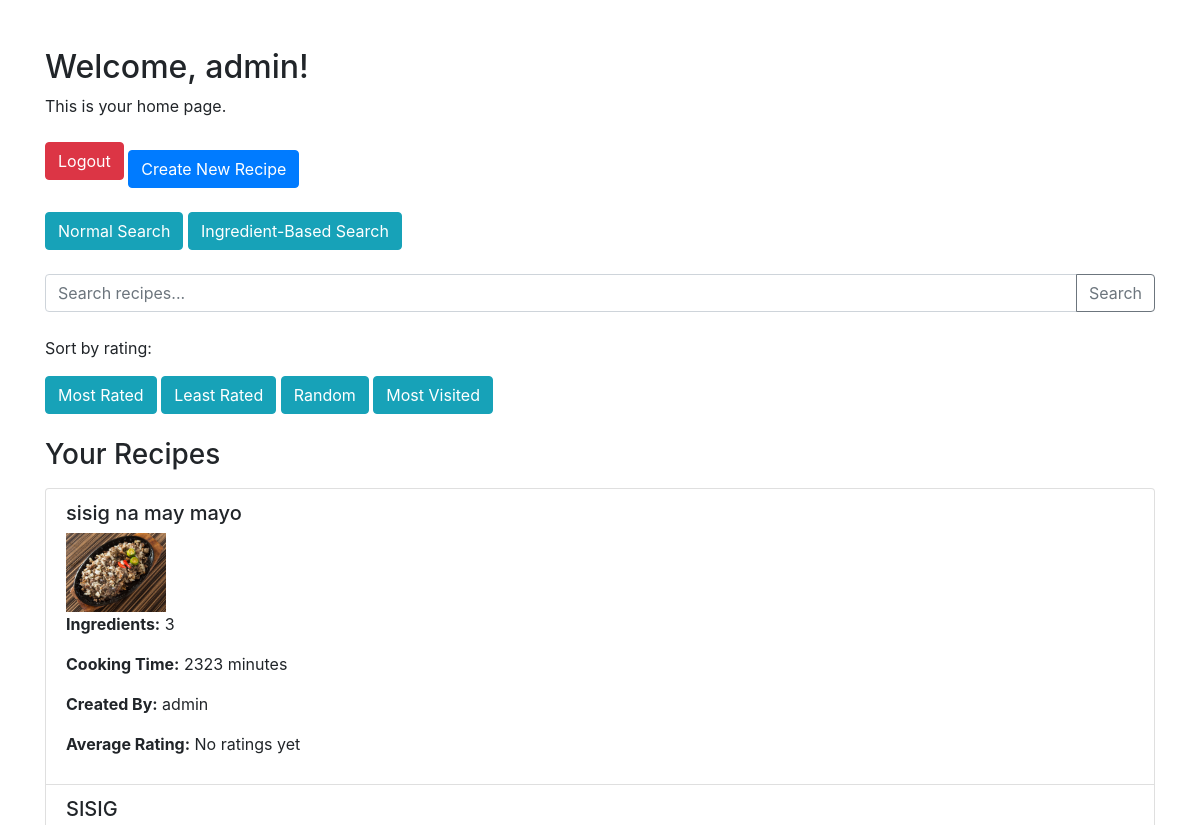
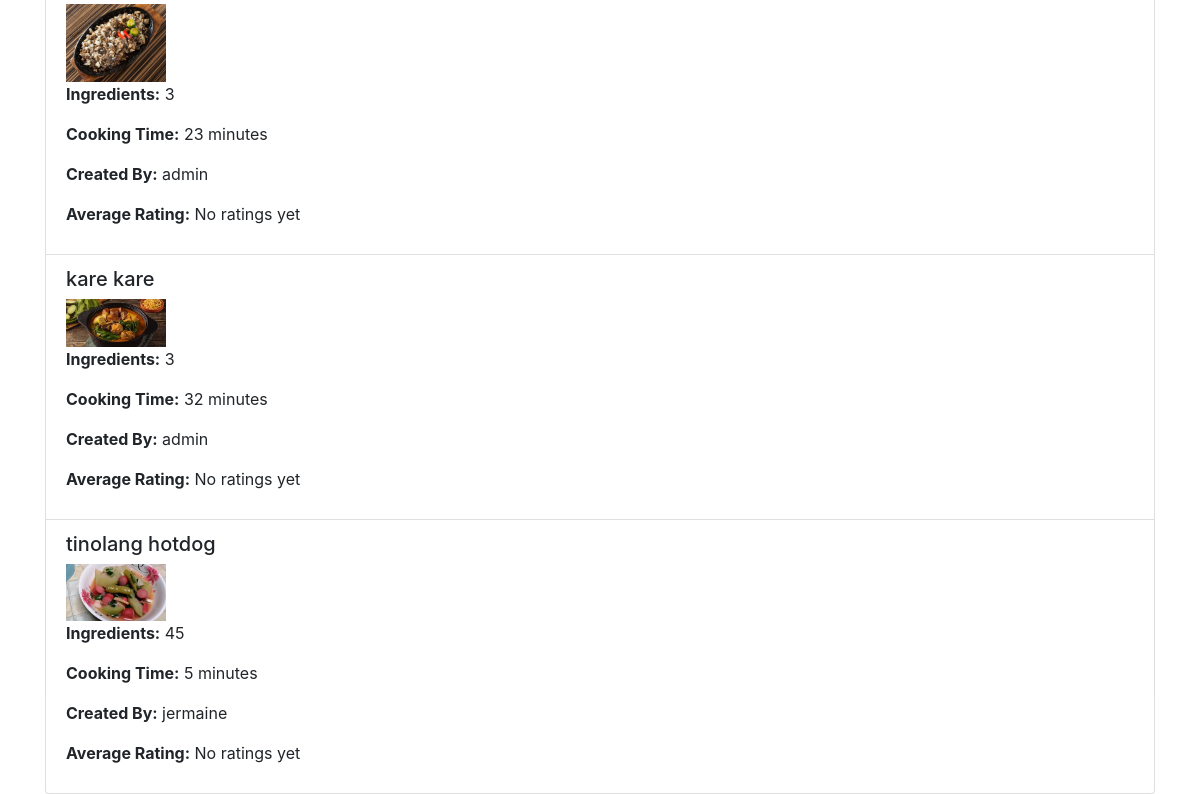
/home/?order=highest (signed in), run on an earlier commit of the app's database (2 pictures, top to bottom).
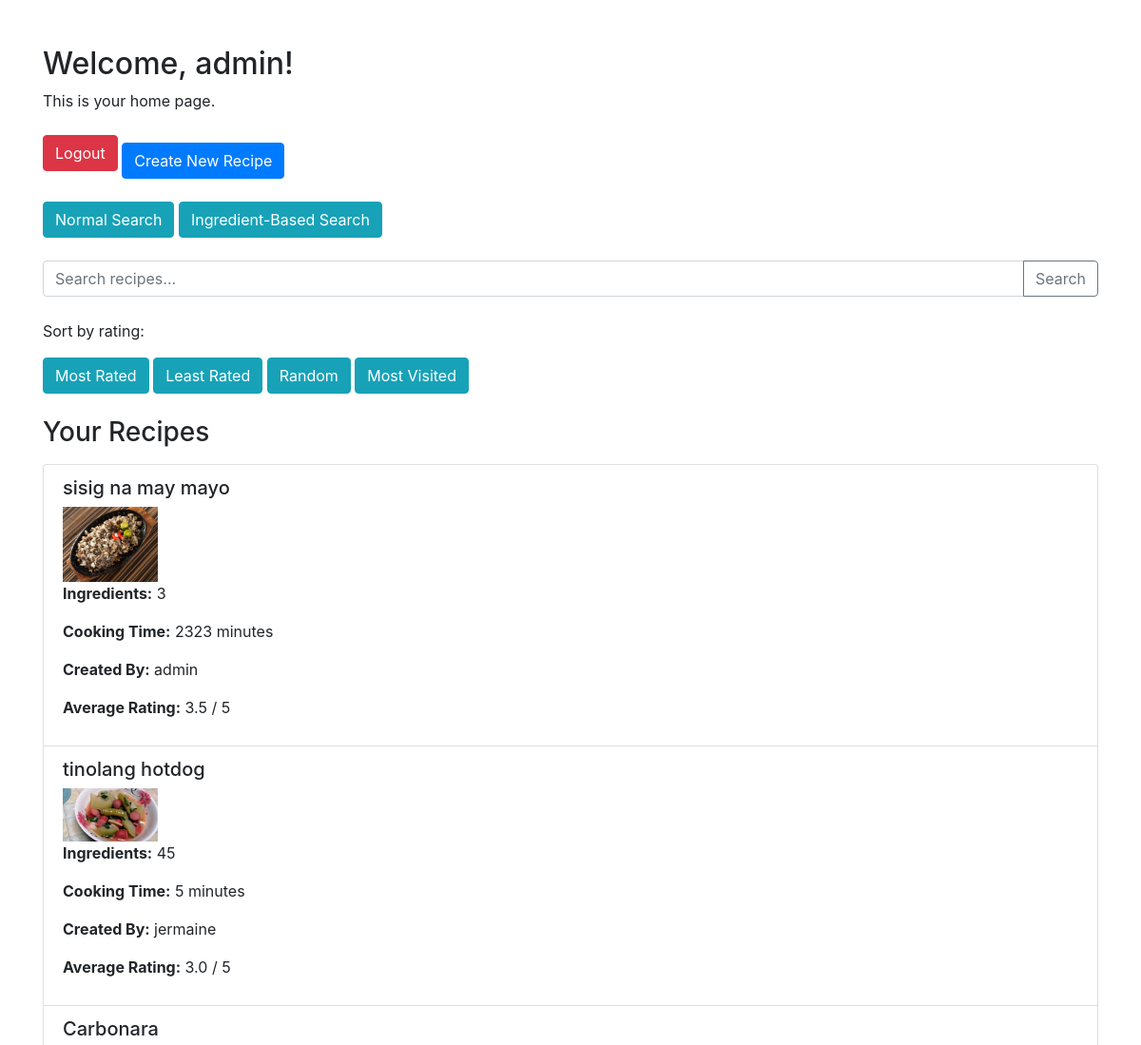
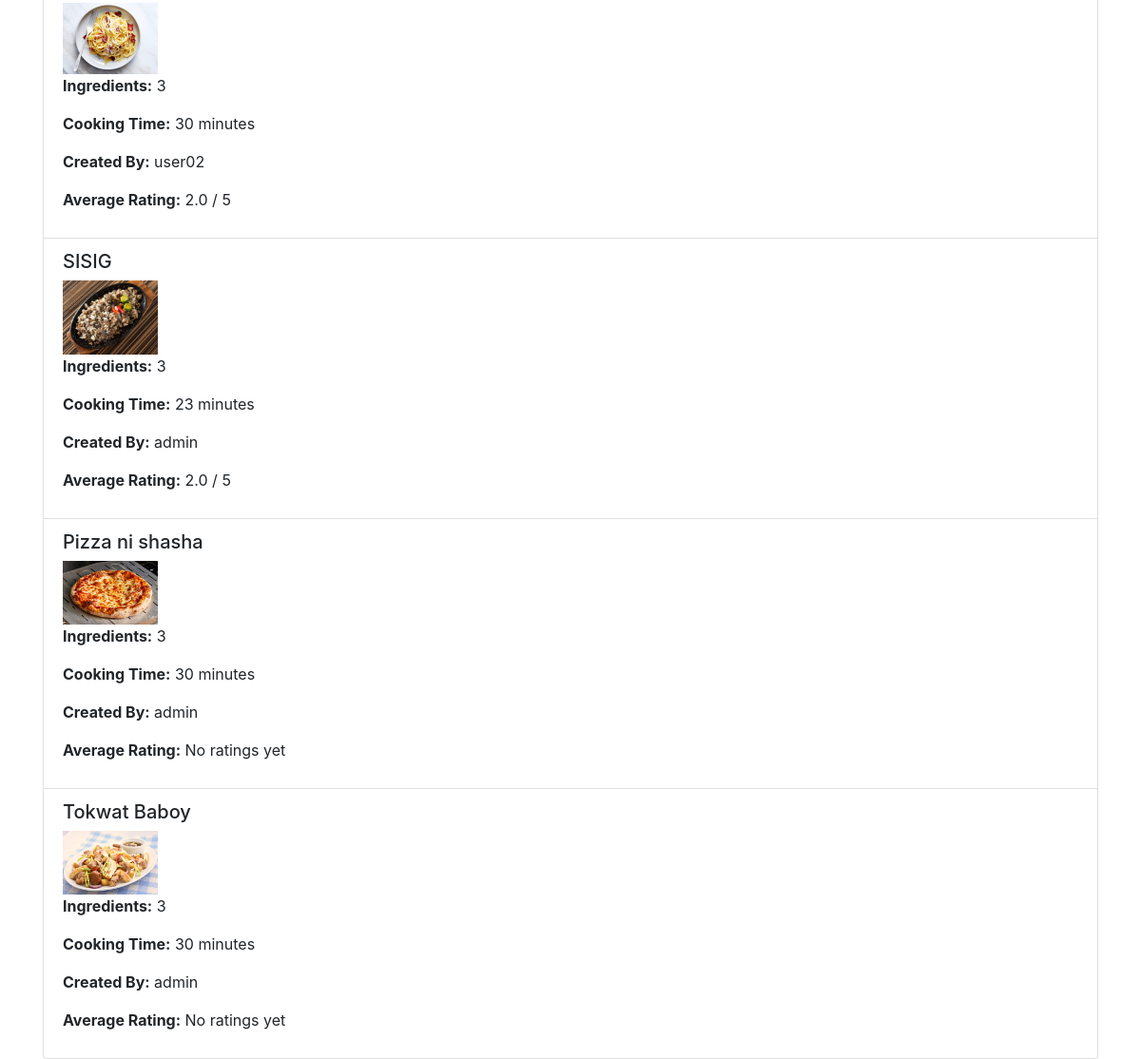
And on a later commit of the database (2 pictures, top to bottom).
### recipes/models.py (models this page shows, shortened)
class Recipe(models.Model):
    user = models.ForeignKey(User, on_delete=models.CASCADE, blank=True, null=True)
    name = models.CharField(max_length=100)
    image = models.ImageField(blank=True, null=True, upload_to='images/')
    ingredients = models.IntegerField(blank=True, null=True)
    minutes = models.IntegerField(blank=True, null=True)
    calories = models.IntegerField(blank=True, null=True)
    ingredientsList = models.TextField(blank=True, null=True)
    directions = models.TextField(blank=True, null=True)
    created_at = models.DateTimeField(auto_now_add=True)
    views = models.ManyToManyField(User, related_name='viewed_recipes', blank=True)
    view_count = models.IntegerField(default=0)

### recipes/views.py (the view)
# urls.py: path('home/', RecipeListView.as_view(), name='home')
class RecipeListView(LoginRequiredMixin, ListView):
    model = Recipe
    template_name = 'home/home.html'
    context_object_name = 'recipes'
    login_url = 'login'
    def get_queryset(self):
        search_query = self.request.GET.get('search')
        ingredients_query = self.request.GET.get('fridge')
        order = self.request.GET.get('order')
        queryset = Recipe.objects.all()
        if ingredients_query:
            ingredients = [ingredient.strip().lower() for ingredient in ingredients_query.split(',')]
            queryset = queryset.filter(
                Q(ingredientsList__icontains=ingredients[0])
            ) if ingredients else queryset
        if search_query:
            queryset = queryset.filter(
                Q(name__icontains=search_query.lower())
            )
        queryset = queryset.annotate(
            average_rating=Avg('ratings__score'),
            views_count=Count('views')
        )
        if order == 'highest':
            queryset = queryset.order_by('-average_rating', '-created_at')
        elif order == 'lowest':
            queryset = queryset.order_by('average_rating', '-created_at')
        elif order == 'most_views':
            queryset = queryset.order_by('-views_count')
        else:
            queryset = queryset.order_by('?')  # Random order
        return queryset

### templates/home/home.html (shortened to what this page needs)
<!DOCTYPE html>
<html lang="en">
<head>
    <link rel="stylesheet" href="https://stackpath.bootstrapcdn.com/bootstrap/4.5.2/css/bootstrap.min.css">
</head>
<body>
    <div class="container mt-5">
        <h2>Welcome, {{ request.user.username }}!</h2>
        <p>This is your home page.</p>
        <a href="{% url 'logout' %}" class="btn btn-danger">Logout</a>
        <a href="{% url 'recipe-create' %}" class="btn btn-primary mt-3">Create New Recipe</a>
        <div class="mt-4">
            <button class="btn btn-info" onclick="setSearchMode('standard')">Normal Search</button>
            <button class="btn btn-info" onclick="setSearchMode('fridge')">Ingredient-Based Search</button>
        </div>
        <form method="GET" action="{% url 'home' %}" id="standardSearchForm" class="mt-4">
            <div class="input-group">
                <input type="text" name="search" class="form-control" placeholder="Search recipes..." aria-label="Search recipes">
                <div class="input-group-append">
                    <button class="btn btn-outline-secondary" type="submit">Search</button>
                </div>
            </div>
        </form>
        <div class="mt-4">
            <p>Sort by rating:</p>
            <a href="{% url 'home' %}?order=highest" class="btn btn-info">Most Rated</a>
            <a href="{% url 'home' %}?order=lowest" class="btn btn-info">Least Rated</a>
            <a href="{% url 'home' %}" class="btn btn-info">Random</a>
            <a href="?order=most_views" class="btn btn-info">Most Visited</a>
        </div>
        <h3 class="mt-4">Your Recipes</h3>
     <ul class="list-group mt-3">
    {% for recipe in recipes %}
        <li class="list-group-item">
            <h5>{{ recipe.name }}</h5>
            {% if recipe.image %}
                <a href="{% url 'recipe-detail' recipe.id %}">
                    <img src="{{ recipe.image.url }}" alt="{{ recipe.name }}" style="max-width: 100px;">
                </a>
            {% endif %}
            <p><strong>Ingredients:</strong> {{ recipe.ingredients }}</p>
            <p><strong>Cooking Time:</strong> {{ recipe.minutes }} minutes</p>
            {% if recipe.user %}
                <p><strong>Created By:</strong> {{ recipe.user.username }}</p>
            {% else %}
                <p><strong>Created By:</strong> Unknown</p>
            {% endif %}
            {% if recipe.average_rating %}
                <p><strong>Average Rating:</strong> {{ recipe.average_rating|floatformat:1 }} / 5</p>
            {% else %}
                <p><strong>Average Rating:</strong> No ratings yet</p>
            {% endif %}
        </li>
    {% empty %}
        <li class="list-group-item">No recipes found.</li>
    {% endfor %}
</ul>
    </div>
</body>
</html>

What changed in the data, as far as the page shows it:
removed Recipe: name "kare kare", image (picture), ingredients "3", minutes "32", user.username "admin", shows "Average Rating:"
changed Recipe "sisig na may mayo": average_rating (not shown) → "3.5"; text "No ratings yet" → "/ 5"
changed Recipe "tinolang hotdog": average_rating (not shown) → "3.0"; text "No ratings yet" → "/ 5"; moves up the list
added Recipe: name "Carbonara", image (picture), ingredients "3", minutes "30", user.username "user02", average_rating "2.0"
changed Recipe "SISIG": average_rating (not shown) → "2.0"; text "No ratings yet" → "/ 5"
added Recipe: name "Pizza ni shasha", image (picture), ingredients "3", minutes "30", user.username "admin", shows "Average Rating:"
added Recipe: name "Tokwat Baboy", image (picture), ingredients "3", minutes "30", user.username "admin", shows "Average Rating:"
